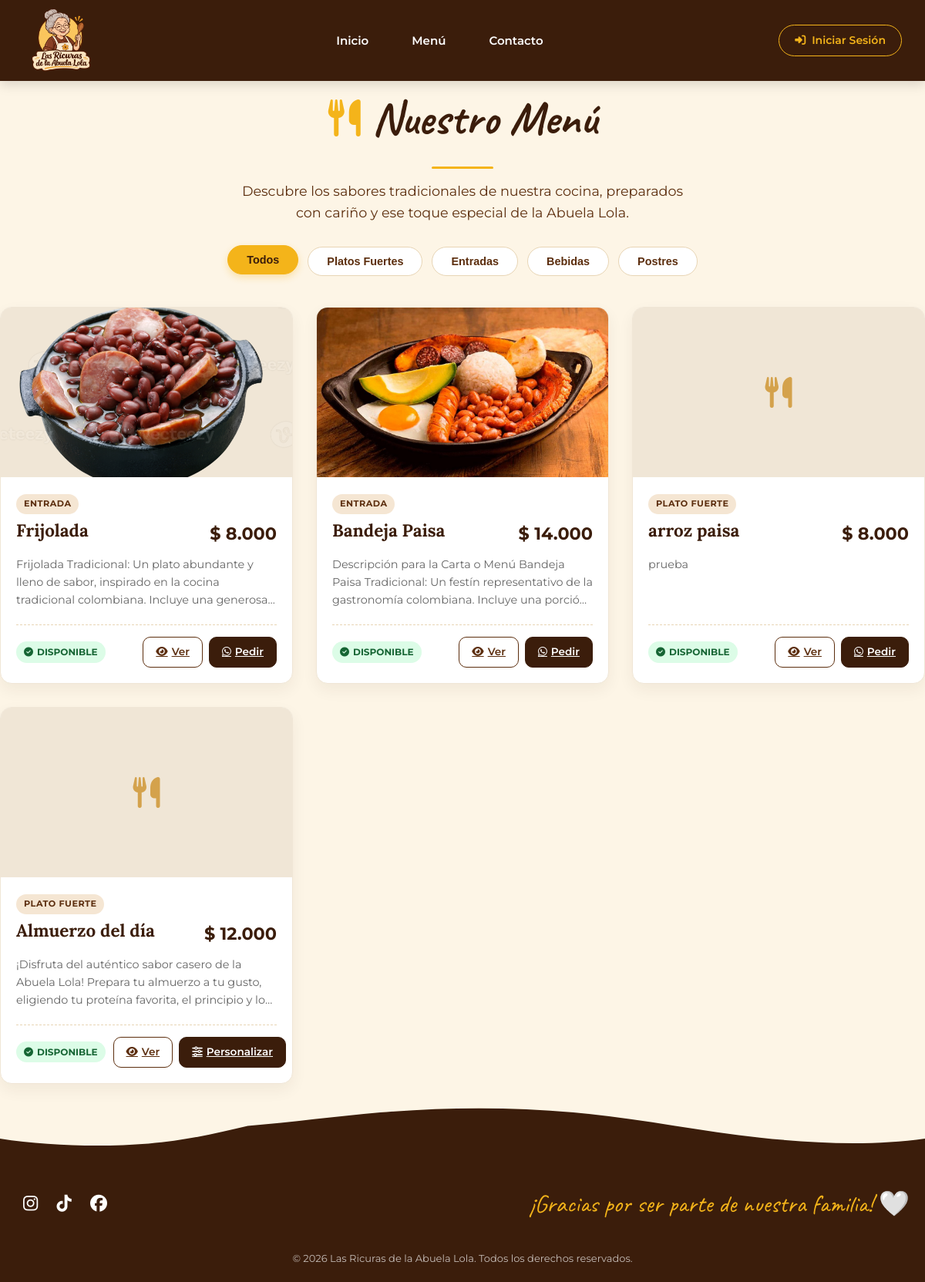
Page /platos/ on the committed database.
### las_ricuras/models.py (models this page shows, shortened)
class Plato(models.Model):
    CATEGORIAS = [
        ('entrada', 'Entrada'),
        ('plato_fuerte', 'Plato fuerte'),
        ('postre', 'Postre'),
        ('bebida', 'Bebida'),
    ]
    personalizable = models.BooleanField(
        default=False,
        verbose_name="¿Permitir personalizar almuerzo?")
    nombre = models.CharField(max_length=100)
    descripcion = models.TextField()
    precio = models.DecimalField(
        max_digits=10,
        decimal_places=2
    )
    categoria = models.CharField(
        max_length=30,
        choices=CATEGORIAS,
        default='plato_fuerte'
    )
    imagen = models.ImageField(
        upload_to='platos/',
        blank=True,
        null=True
    )
    disponible = models.BooleanField(default=True)

### las_ricuras/views.py (the view)
# urls.py: path('platos/', views.Platos, name='Platos'),
def Platos(request):
    platos = Plato.objects.all()
    return render(request, 'Platos.html', {'platos': platos})

### las_ricuras/templatetags/currency_filters.py (called while the page is built)
@register.filter
def cop(value):
    try:
        precio = Decimal(str(value))
        precio = int(precio)
        return f" {precio:,}".replace(",",".")
    except (ValueError, TypeError,InvalidOperation):
        return value

### las_ricuras/templates/Platos.html (shortened to what this page needs)
{% extends 'base.html' %}
{% load currency_filters %}
{% load static %}
{% block contenido %}
<section class="titulo-menu">
    <h2>
        <i class="fa-solid fa-utensils"></i>
        Nuestro Menú
    </h2>
    <div class="linea"></div>
    <p>
        Descubre los sabores tradicionales de nuestra cocina,
        preparados con cariño y ese toque especial de la Abuela Lola.
    </p>
</section>
<div class="filtros-categoria">
    <button class="btn activo"
            onclick="filtrarPlatos('todos', this)">
        Todos
    </button>
    <button class="btn"
            onclick="filtrarPlatos('plato_fuerte', this)">
        Platos Fuertes
    </button>
    <button class="btn"
            onclick="filtrarPlatos('entrada', this)">
        Entradas
    </button>
    <button class="btn"
            onclick="filtrarPlatos('bebida', this)">
        Bebidas
    </button>
    <button class="btn"
            onclick="filtrarPlatos('postre', this)">
        Postres
    </button>
</div>
{% if platos %}
<div class="platos-grid">
    {% for plato in platos %}
    <article
        class="plato-card {% if not plato.disponible %}no-disponible-card{% endif %}"
        data-categoria="{{ plato.categoria }}"
    >
        <div class="imagen-plato">
            {% if plato.imagen %}
                <img
                    src="{{ plato.imagen.url }}"
                    alt="{{ plato.nombre }}"
                    loading="lazy"
                >
            {% else %}
                <i class="fa-solid fa-utensils"
                   style="font-size: 40px; color: #d4a24c;">
                </i>
            {% endif %}
        </div>
        <div class="plato-info">
            <div>
                <span class="categoria-tag">
                    {{ plato.get_categoria_display }}
                </span>
                <div class="plato-header-lista">
                    <h3>
                        {{ plato.nombre }}
                    </h3>
                    <span class="precio">
                        ${{ plato.precio|cop }}
                    </span>
                </div>
            </div>
            <p class="descripcion">
                {{ plato.descripcion|default:"Delicioso plato preparado con el sabor tradicional de nuestra casa." }}
            </p>
            <div class="plato-footer-lista">
                {% if plato.disponible %}
                    <span class="disponible">
                        <i class="fa-solid fa-circle-check"></i>
                        Disponible
                    </span>
                {% else %}
                    <span class="no-disponible">
                        <i class="fa-solid fa-circle-xmark"></i>
                        Agotado
                    </span>
                {% endif %}
<div class="acciones-plato">
    {% if request.user.is_authenticated and request.user.is_staff %}
        <a href="{% url 'plato_detalle' plato.id %}"
           class="btn btn-ver">
            <i class="fa-solid fa-eye"></i>
            Ver
        </a>
    {% else %}
        {% if plato.disponible %}
            <a href="{% url 'plato_detalle' plato.id %}"
               class="btn btn-ver">
                <i class="fa-solid fa-eye"></i>
                Ver
            </a>
            {% if plato.personalizable %}
                <a href="{% url 'personalizar_almuerzo' plato.id %}"
                   class="btn btn-pedir">
                    <i class="fa-solid fa-sliders"></i>
                    Personalizar
                </a>
            {% else %}
                <a href="https://wa.me/573118299494?text=Hola,%20quiero%20pedir%20{{ plato.nombre|urlencode }}%20a%20domicilio"
                   target="_blank"
                   rel="noopener noreferrer"
                   class="btn btn-pedir">
                    <i class="fa-brands fa-whatsapp"></i>
                    Pedir
                </a>
            {% endif %}
        {% else %}
            <span class="btn"
                  style="opacity: 0.5; cursor: not-allowed; width: 100%; justify-content: center; background: #eee; color: #999 !important; border-color: #ddd;">
                No disponible
            </span>
        {% endif %}
    {% endif %}
</div>
            </div>
        </div>
    </article>
    {% endfor %}
</div>
{% endif %}
{% endblock %}

### las_ricuras/templates/base.html (style rules this page uses)
* { box-sizing: border-box; margin: 0; padding: 0; }
:root { --cafe-oscuro: #3b1d0b; --cafe-medio: #5c2e0e; --crema: #fdf5e6; --dorado: #f4b41a; --texto: #4a2c11; --blanco: #ffffff; }
body { font-family: 'Montserrat', sans-serif; background-color: var(--crema); color: var(--texto); line-height: 1.6; display: flex; flex-direction: column; min-height: 100vh; overflow-x: hidden; }

### las_ricuras/templates/Platos.html (style rules this page uses)
.titulo-menu { text-align: center; margin-bottom: 30px; }
.titulo-menu h2 { font-family: 'Caveat', cursive; font-size: clamp(3rem, 5vw, 4.5rem); color: var(--cafe-oscuro); display: inline-flex; align-items: center; gap: 15px; }
.titulo-menu h2 i { color: var(--dorado); font-size: 0.8em; }
.titulo-menu p { color: var(--cafe-medio); max-width: 600px; margin: 10px auto; font-size: 1.1rem; }
.linea { width: 80px; height: 3px; background: var(--dorado); margin: 15px auto; border-radius: 3px; }
.filtros-categoria { display: flex; justify-content: center; gap: 12px; flex-wrap: wrap; margin-bottom: 40px; }
.filtros-categoria .btn { padding: 10px 24px; font-size: 0.9rem; border-radius: 30px; border: 1.5px solid #e8d5b5; background: var(--blanco); color: var(--cafe-medio); font-weight: 600; cursor: pointer; transition: all 0.3s ease; margin: 0; }
.filtros-categoria .btn.activo { background: var(--dorado); border-color: var(--dorado); color: var(--cafe-oscuro) !important; box-shadow: 0 4px 10px rgba(244, 180, 26, 0.3); transform: translateY(-2px); }
.platos-grid { display: grid; grid-template-columns: repeat(auto-fill, minmax(300px, 1fr)); gap: 30px; padding-bottom: 40px; }
.plato-card { background: var(--blanco); border-radius: 15px; overflow: hidden; box-shadow: 0 8px 20px rgba(59, 29, 11, 0.06); border: 1px solid #f0e6d6; display: flex; flex-direction: column; transition: transform 0.3s, box-shadow 0.3s; }
.imagen-plato { position: relative; width: 100%; height: 220px; background: #f0e6d6; display: flex; justify-content: center; align-items: center; overflow: hidden; }
.imagen-plato img { width: 100%; height: 100%; object-fit: cover; transition: transform 0.5s; }
.plato-info { padding: 20px; display: flex; flex-direction: column; flex: 1; }
.plato-header-lista { display: flex; justify-content: space-between; align-items: flex-start; margin-bottom: 10px; gap: 10px; }
.plato-info h3 { color: var(--cafe-oscuro); font-family: 'Lora', serif; font-size: 1.4rem; margin: 0; line-height: 1.2; }
.categoria-tag { font-size: 0.7rem; color: var(--cafe-medio); background: #f5e6d3; padding: 4px 10px; border-radius: 20px; text-transform: uppercase; font-weight: 700; display: inline-block; margin-bottom: 8px; letter-spacing: 0.5px; }
.precio { color: var(--cafe-oscuro); font-size: 1.4rem; font-weight: 700; white-space: nowrap; font-family: 'Montserrat', sans-serif; }
.descripcion { color: #666; font-size: 0.9rem; margin-bottom: 20px; display: -webkit-box; -webkit-line-clamp: 3; -webkit-box-orient: vertical; overflow: hidden; flex: 1; }
.plato-footer-lista { display: flex; justify-content: space-between; align-items: center; margin-top: auto; padding-top: 15px; border-top: 1px dashed #e8d5b5; gap: 10px; }
.disponible, .no-disponible { font-size: 0.75rem; font-weight: 700; padding: 4px 10px; border-radius: 20px; display: inline-flex; align-items: center; gap: 5px; text-transform: uppercase; }
.disponible { color: #166534; background: #dcfce7; }
.acciones-plato { display: flex; gap: 8px; flex: 1; justify-content: flex-end; }
.acciones-plato .btn { padding: 8px 16px; font-size: 0.85rem; margin: 0; border-radius: 10px; display: inline-flex; align-items: center; gap: 5px; font-weight: 600; }
.btn-ver { background: transparent; border: 1.5px solid var(--cafe-medio); color: var(--cafe-medio); }
.btn-pedir { background: var(--cafe-oscuro); color: white !important; border: 1.5px solid var(--cafe-oscuro); }

### rows in the picture
Plato: imagen (picture), categoria "ENTRADA", nombre "Frijolada", precio|cop "8.000", descripcion "Frijolada Tradicional: Un plato abundante y lleno de sabor, inspirado en la cocina tradicional colombiana. Incluye una…", disponible True (drawn)
Plato: imagen (picture), categoria "ENTRADA", nombre "Bandeja Paisa", precio|cop "14.000", descripcion "Descripción para la Carta o Menú Bandeja Paisa Tradicional: Un festín representativo de la gastronomía colombiana. Incluye una…", disponible True (drawn)
Plato: categoria "PLATO FUERTE", nombre "arroz paisa", precio|cop "8.000", descripcion "prueba", disponible True (drawn)
Plato: categoria "PLATO FUERTE", nombre "Almuerzo del día", precio|cop "12.000", descripcion "¡Disfruta del auténtico sabor casero de la Abuela Lola! Prepara tu almuerzo a tu gusto, eligiendo tu proteína favorita, el principio y…", disponible True (drawn)
